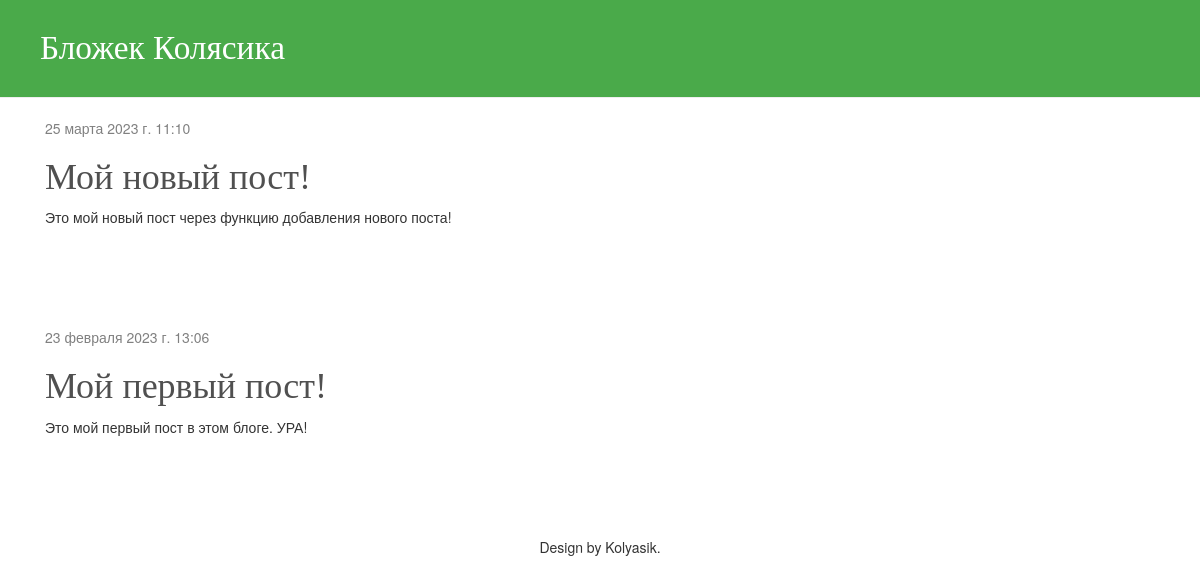
Before: / with the older database file.
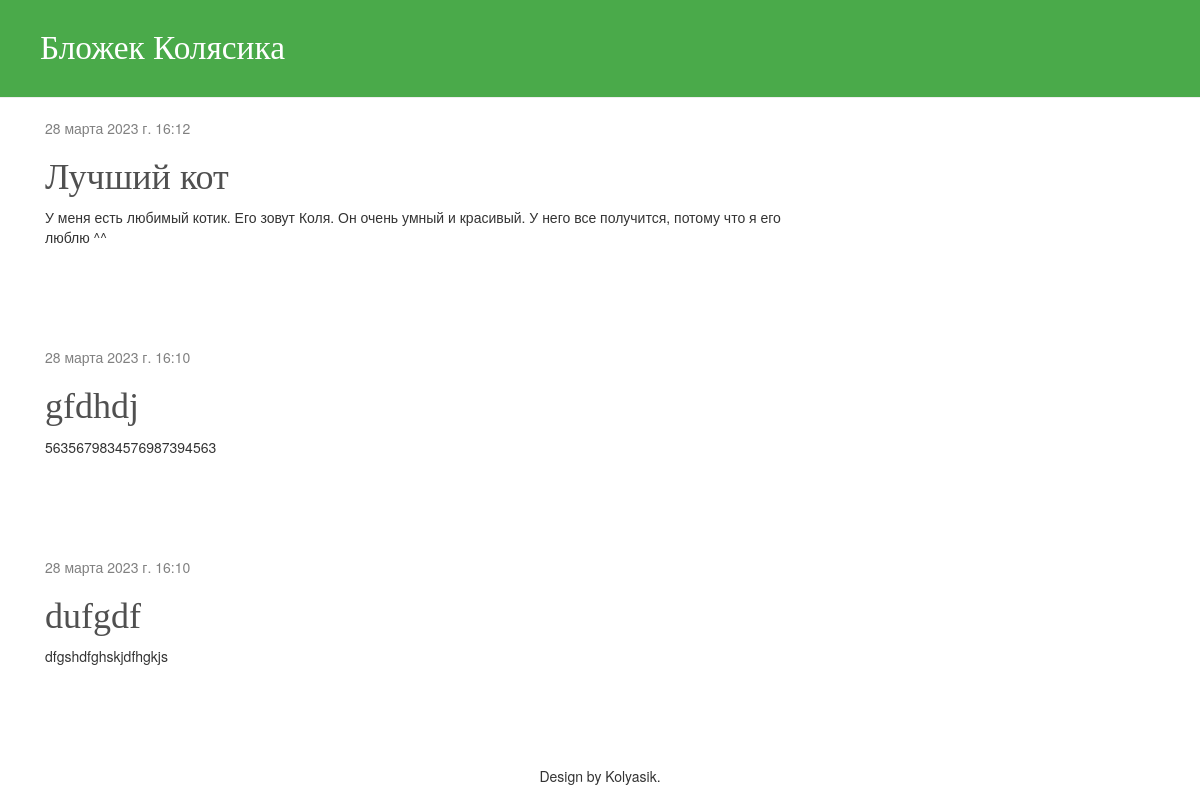
After: the same page with the newer database file.
### blog/models.py (models this page shows, shortened)
class Post(models.Model):
    author = models.ForeignKey(settings.AUTH_USER_MODEL, on_delete=models.CASCADE)
    title = models.CharField(max_length=200)
    text = models.TextField()
    created_date = models.DateTimeField(default=timezone.now)
    published_date = models.DateTimeField(blank=True, null=True)

### blog/views.py (the view)
# urls.py: path('', views.post_list, name='post_list'),
def post_list(request):
    posts = Post.objects.filter(published_date__lte = timezone.now()).order_by('-published_date')
    return render(request, 'blog/post_list.html', {'posts': posts})

### blog/templates/blog/post_list.html
{% extends 'blog/base.html' %}
{% block content %}
    {% for post in posts %}
    <div class="post">
        <div class="date">
            {{ post.published_date }}
        </div>
        <h1><a href="{% url 'post_detail' pk=post.pk %}">{{ post.title }}</a></h1>
        <p>{{ post.text|linebreaksbr }}</p>
    </div>
    {% endfor %}
{% endblock %}

### blog/templates/blog/base.html (shortened to what this page needs)
{% load static %}
<html>
    <head>
        <link rel="stylesheet" href="//maxcdn.bootstrapcdn.com/bootstrap/3.2.0/css/bootstrap.min.css">
        <link rel="stylesheet" href="//maxcdn.bootstrapcdn.com/bootstrap/3.2.0/css/bootstrap-theme.min.css">
        <link rel="stylesheet" href="{% static 'css/blog.css' %}">
    </head>
<body>
    <div class="page-header">
        <h1><a href="/">Бложек Колясика</a></h1>
    </div>
    <div class="content container">
        <div class="row">
            <div class="col-md-8">
            {% block content %}
            {% endblock %}
            </div>
        </div>
    </div>
    <footer class="mt-auto">
        <p align="center">Design by Kolyasik.</p>
    </footer>
</body>
</html>

### blog/static/css/blog.css (style rules this page uses)
.page-header { background-color: #4aaa4a; margin-top: 0; padding: 10px 20px 20px 40px; }
.page-header h1, .page-header h1 a, .page-header h1 a:visited, .page-header h1 a:active { color: #ffffff; font-size: 25pt; text-decoration: none; }
.content { margin-left: 30px; }
h1, h2, h3, h4 { font-family: 'Georgia', cursive; }
.date { color: #808080; }
.post { margin-bottom: 100px; }
.post h1 a, .post h1 a:visited { color: #505050; }

Changed rows visible on the page:
removed Post: published_date "25 марта 2023 г. 11:10", title "Мой новый пост!", text "Это мой новый пост через функцию добавления нового поста!"
removed Post: published_date "23 февраля 2023 г. 13:06", title "Мой первый пост!", text "Это мой первый пост в этом блоге. УРА!"
added Post: published_date "28 марта 2023 г. 16:12", title "Лучший кот", text "У меня есть любимый котик. Его зовут Коля. Он очень умный и красивый. У него все получится, потому что я его люблю ^^"
added Post: published_date "28 марта 2023 г. 16:10", title "gfdhdj", text "5635679834576987394563"
added Post: published_date "28 марта 2023 г. 16:10", title "dufgdf", text "dfgshdfghskjdfhgkjs"
